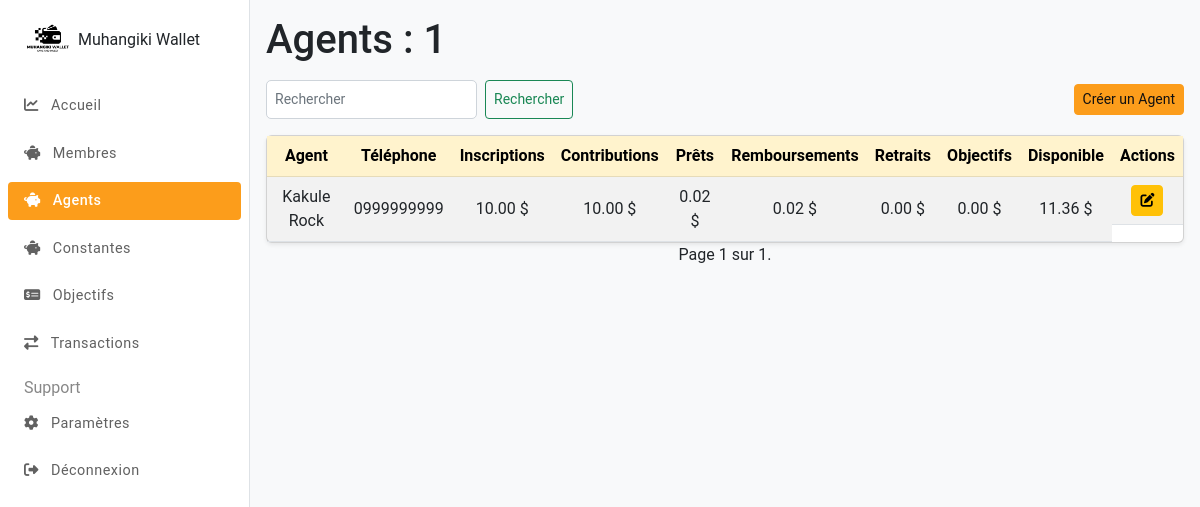
/administrateurs/agents/ (signed in), run on the app's committed database.
### agents/models.py (models this page shows, shortened)
class Agents(models.Model):
    user = models.OneToOneField(settings.AUTH_USER_MODEL, related_name="agent", on_delete=models.CASCADE, primary_key=True)
    nom = models.CharField(max_length=20, verbose_name="Nom")
    postnom = models.CharField(max_length=20, verbose_name="Postnom")
    prenom = models.CharField(max_length=20, blank=True, null=True, verbose_name="Prénom")
    sexe = models.CharField(max_length=10, choices=[("M", "Homme"), ("F", "Femme")], verbose_name="Sexe")
    lieu_naissance = models.CharField(max_length=50, verbose_name="Lieu de naissance")
    date_naissance = models.DateField(verbose_name="Date de naissance")
    etat_civil = models.CharField(max_length=20, choices=[("Célibataire", "Célibataire"), ("Marié", "Marié(e)"), ("Veuf", "Veuf(ve)"), ("Divorcé", "Divorcé(e)")], verbose_name="Etat civil")
    type_carte_identite = models.CharField(max_length=20, choices=TYPES_CARTE_IDENTITE, verbose_name="Type de carte d'identité")
    num_carte_identite = models.CharField(max_length=50, verbose_name="Numéro de carte d'identité")
    carte_identite_copy = models.ImageField(upload_to="cartes_identite/", verbose_name="Copie de la carte d'identité")
    photo_profile = models.ImageField(upload_to="photo_profile/", verbose_name="Photo de profile")
    province_residence = models.ForeignKey(Provinces, on_delete=models.CASCADE, verbose_name="Province de résidence")
    ville_residence = models.ForeignKey(Villes, on_delete=models.CASCADE, verbose_name="Ville de résidence")
    commune_residence = models.ForeignKey(Communes, on_delete=models.CASCADE, verbose_name="Commune de résidence")
    quartier_residence = models.ForeignKey(Quartiers, on_delete=models.CASCADE, verbose_name="Quartier de résidence")
    avenue_residence = models.ForeignKey(Avenues, on_delete=models.CASCADE, verbose_name="Avenue de résidence")
    numero_residence = models.IntegerField(verbose_name="Numéro de résidence")
    numero_telephone = models.CharField(max_length=20, unique=True, validators=[RegexValidator(regex=r'^(\+243|0)\d{9}$', message="Format valide : (+243 ou 0) 996437657")], verbose_name="Numéro de téléphone")
    reference_code = models.OneToOneField(CodesReference, on_delete=models.CASCADE, max_length=20, unique=True, verbose_name="Code de référence", blank=True, null=True)
    date_creation = models.DateTimeField(auto_now_add=True, verbose_name="Date de création")
    date_modification = models.DateTimeField(auto_now=True, verbose_name="Date de modification")
    status = models.BooleanField(default=True)
    class Meta:
        verbose_name = _("Agent")
        verbose_name_plural = _("Agents")

### administrateurs/views.py (the view, shortened to what this page needs)
# urls.py: path("agents/", views.agents, name="agents"),
@login_required
@verifier_admin
def agents(request):
    agents = Agents.objects.all().order_by('nom')
    q = request.GET.get('q', None)
    for agent in agents:
        agent.total_depot_inscription_usd = 0
        agent.total_contributions_usd = 0
        agent.total_prets_usd = 0
        agent.total_remboursements_prets_usd = 0
        agent.total_retraits_usd = 0
        agent.total_objectifs_usd = 0
        agent.total_annulation_objectif_usd = 0
        agent.total_retrait_tout = 0
        for devise, rate in {"CDF": 2800, "USD": 1}.items():  # Replace with your dynamic rate fetching
            agent.total_depot_inscription_usd += float(Transactions.objects.filter(agent=agent, devise=devise, type="depot_inscription", statut="Approuvé").aggregate(Sum('montant'))['montant__sum'] or 0) / rate
            agent.total_contributions_usd += float(Transactions.objects.filter(agent=agent, devise=devise, type="contribution", statut="Approuvé").aggregate(Sum('montant'))['montant__sum'] or 0) / rate
            agent.total_prets_usd += float(Transactions.objects.filter(agent=agent, devise=devise, type="pret", statut__in=["Approuvé", "Remboursé", "Depassé"]).aggregate(Sum('montant'))['montant__sum'] or 0) / rate
            agent.total_remboursements_prets_usd += float(Transactions.objects.filter(agent=agent, devise=devise, type="remboursement_pret", statut="Approuvé").aggregate(Sum('montant'))['montant__sum'] or 0) / rate
            agent.total_retraits_usd += float(Transactions.objects.filter(agent=agent, devise=devise, type="retrait", statut="Approuvé").aggregate(Sum('montant'))['montant__sum'] or 0) / rate
            agent.total_objectifs_usd += float(Transactions.objects.filter(agent=agent, devise=devise, statut="Approuvé", type="depot_objectif").aggregate(Sum('montant'))['montant__sum'] or 0) / rate # Correct this line
            agent.total_annulation_objectif_usd += float(AnnulationObjectif.objects.filter(transaction__agent=agent, devise=devise, statut="Approuvé").aggregate(Sum('montant'))['montant__sum'] or 0) / rate
            agent.total_retrait_tout += float(Transactions.objects.filter(agent=agent, devise=devise, type="retrait_tout", statut="Approuvé").aggregate(Sum('montant'))['montant__sum'] or 0) / rate
        agent.total_transactions_usd = (
            agent.total_contributions_usd -
            agent.total_prets_usd +
            agent.total_remboursements_prets_usd -
            agent.total_retraits_usd +
            agent.total_depot_inscription_usd +
            agent.total_annulation_objectif_usd / 10 -
            agent.total_retrait_tout
        )
    paginator = Paginator(agents, 10)
    page_number = request.GET.get('page')
    page_obj = paginator.get_page(page_number)
    context = {
        'agents': page_obj,
        'page_obj': page_obj,
        "request": request,
    }
    return render(request, "administrateurs/agents.html", context)

### administrateurs/models.py (called while the page is built)
    def is_admin(self):
        return self.type == TypesUtilisateur.ADMIN.value

### administrateurs/views.py (called while the page is built)
def verifier_admin(func):
    def verify(request, *args, **kwargs):
        if request.user.is_admin():
            return func(request, *args, **kwargs)
        else: return redirect("index")
    return wraps(func)(verify)

### administrateurs/templates/administrateurs/agents.html (shortened to what this page needs)
{% extends "administrateurs/base.html" %}
{% block content %}
<div class="mt-5 mt-sm-0 mb-3 mb-md-5">
    <h1>Agents : {{ agents|length }} {{ agents.count|pluralize:"s" }}</h1>
    <div class="col-12 d-flex align-items-center justify-content-between my-3">
        <form class="d-flex" role="search" method="get">
            <input class="form-control me-2 form-control-sm" type="search" placeholder="Rechercher" aria-label="Search" name="q" value="{{ request.GET.q }}">
            <button class="btn btn-outline-success btn-sm" type="submit">Rechercher</button>
        </form>
        <a href="{% url 'administrateurs:creer_agent' %}" class="btn btn-mw btn-sm">Créer un Agent</a>
    </div>
    <div class="card shadow-sm">
        <div class="card-body p-0 table-responsive">
            <table class="table table-hover table-striped text-center align-middle mb-0">
                <thead class="table-warning">
                    <tr>
                        <th>Agent</th>
                        <th>Téléphone</th>
                        <th>Inscriptions</th>
                        <th>Contributions</th>
                        <th>Prêts</th>
                        <th>Remboursements</th>
                        <th>Retraits</th>
                        <th>Objectifs</th>
                        <th>Disponible</th>
                        <th>Actions</th>
                    </tr>
                </thead>
                <tbody>
                    {% for agent in agents %}
                    <tr>
                        <td>{{ agent.nom }} {{ agent.prenom }}</td>
                        <td>{{ agent.numero_telephone }}</td>
                        <td>{{ agent.total_depot_inscription_usd|stringformat:".2f" }} $</td>
                        <td>{{ agent.total_contributions_usd|stringformat:".2f" }} $</td>
                        <td>{{ agent.total_prets_usd|stringformat:".2f" }} $</td>
                        <td>{{ agent.total_remboursements_prets_usd|stringformat:".2f" }} $</td>
                        <td>{{ agent.total_retraits_usd|stringformat:".2f" }} $</td>
                        <td>{{ agent.total_objectifs_usd|stringformat:".2f" }} $</td>
                        <td>{{ agent.total_transactions_usd|stringformat:".2f" }} $</td>
                        <td class="d-flex justify-content-center">
                            <a href="{% url 'administrateurs:modifier_agent' agent.pk %}" class="btn btn-sm btn-warning"><i class="fas fa-edit"></i></a>
                        </td>
                    </tr></a>
                    {% empty %}
                    <tr>
                        <td colspan="9" class="text-center">Aucun agent trouvé.</td>
                    </tr>
                    {% endfor %}
                </tbody>
            </table>
        </div>
    </div>
    <div class="pagination justify-content-center">
        <span class="step-links">
            <span class="current">
                Page {{ page_obj.number }} sur {{ page_obj.paginator.num_pages }}.
            </span>
        </span>
    </div>
</div>
{% endblock %}

### muhangiki_wallet/static/css/style.css (style rules this page uses)
:root { --primary-color: #fc9d1b; --secondary-color: #e88b08; --accent-color: #ffc107; }
body { font-family: 'Roboto', sans-serif; background-color: white; display: flex; flex-direction: column; min-height: 100vh; }
a { color: var(--primary-color); }
.btn-mw { background-color: var(--primary-color); border-color: var(--primary-color); color: #111010; }
.form-control { border: 1px solid #ced4da; border-radius: 5px; padding: 0.5rem; }
table { border-collapse: collapse; width: 100%; text-align: center; vertical-align: middle; }
th { background-color: #f3d59e; }

### administrateurs/templates/administrateurs/base.html (style rules this page uses)
:root { --orange-hover: #fff3e0; --orange-active: #fc9d1b; }

### data on the page
Agents: nom "Kakule", prenom "Rock", numero_telephone "0999999999", total_depot_inscription_usd "10.00", total_contributions_usd "10.00", total_prets_usd "0.02", total_remboursements_prets_usd "0.02", total_retraits_usd "0.00", total_objectifs_usd "0.00", total_transactions_usd "11.36"

### other printed values
{{ agents|length }} "1"
{{ page_obj.number }} "1"
{{ page_obj.paginator.num_pages }} "1"
